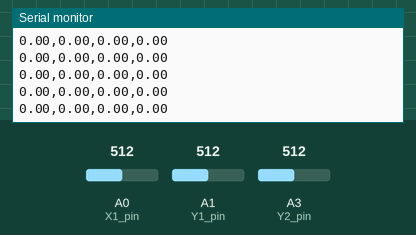
Bench run of a sketch on a simulated Arduino Uno, built with avr-gcc and run on an emulated ATmega328P. On the bench: the last lines printed to the serial monitor. Inputs (shaded band) come from the test bench; at power-on: A3 (Y2_pin) = 512, A0 (X1_pin) = 512, A1 (Y1_pin) = 512.

Above: at 1.2 s.
1.3 s: A3 (Y2_pin) set to 418
2.8 s: A3 (Y2_pin) set to 402
At 2.87 s:
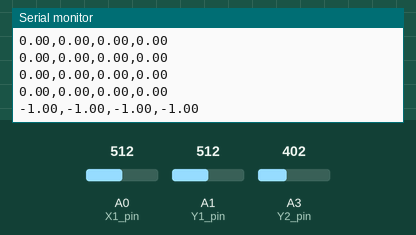
4.3 s: A0 (X1_pin) set to 716
At 4.3 s:
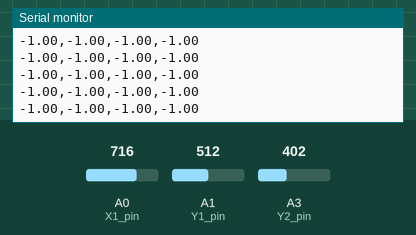
5.8 s: A0 (X1_pin) set to 686
At 5.83 s:
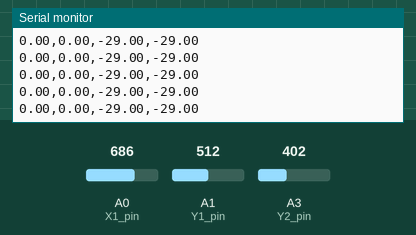
Timing chart, 0 to 8.8 s (numbered marks = the images above; inputs shaded):
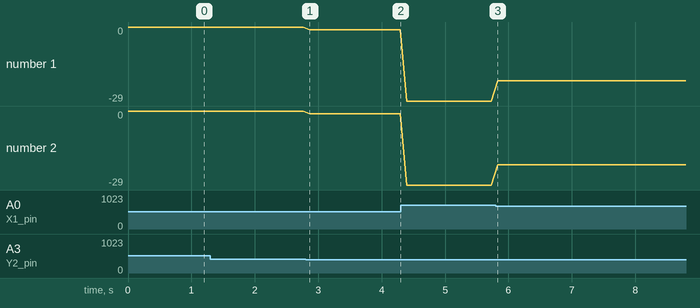

The sketch:

master_uno.ino
```cpp
#include <math.h>

const int SW1_pin = 2;
const int X1_pin = A0;
const int Y1_pin = A1;
const int SW2_pin = 4;
const int X2_pin = A2;
const int Y2_pin = A3;

int x, y, ry;
float vx, vy, vry;
float FR, FL, RR, RL;
float speed_FR, speed_FL, speed_RR, speed_RL;


void setup() {
  Serial.begin(38400);

  pinMode(SW1_pin, INPUT_PULLUP);
  pinMode(SW2_pin, INPUT_PULLUP);
}

void loop() {
  x = analogRead(X1_pin);
  y = analogRead(Y1_pin);
  ry = analogRead(Y2_pin);

  vx = x / 512.0 - 1;
  vy = (1023 - y) / 512.0 - 1;
  vry = ry / 512.0 - 1;

  if (abs(vx) < 0.15) vx = 0;
  if (abs(vy) < 0.15) vy = 0;
  if (abs(vry) < 0.15) vry = 0;

  float den = max(abs(vx) + abs(vy) + abs(vry), 1.0);

  FL = (vy + vx + vry) / den;
  FR = -(vy - vx - vry) / den;
  RL = (vy - vx + vry) / den;
  RR = -(vy + vx - vry) / den;

  speed_FL = set_power(FL);
  speed_FR = set_power(FR);
  speed_RL = set_power(RL);
  speed_RR = set_power(RR);

  Serial.print(speed_FL);
  Serial.print(",");
  Serial.print(speed_FR);
  Serial.print(",");
  Serial.print(speed_RL);
  Serial.print(",");
  Serial.println(speed_RR);

  delay(100);
}

int set_power(float power){
  float max_power = 0.5;
  float power_3 = power * power * power;
  if(abs(power) <= 0.15){
    return 0;
  } else {
    float speed = power_3 * 255 * max_power;
    return int(speed);
  }
}
```

Measured:
- after the input at 2.8 s, the serial monitor: prints a new line after 0.06 s (image 1)
- plotted number 1: 0 → -1 after the input at 2.8 s, -1 → -29 after the input at 4.3 s, -29 → -21 after the input at 5.8 s
- plotted number 2: 0 → -1 after the input at 2.8 s, -1 → -29 after the input at 4.3 s, -29 → -21 after the input at 5.8 s
